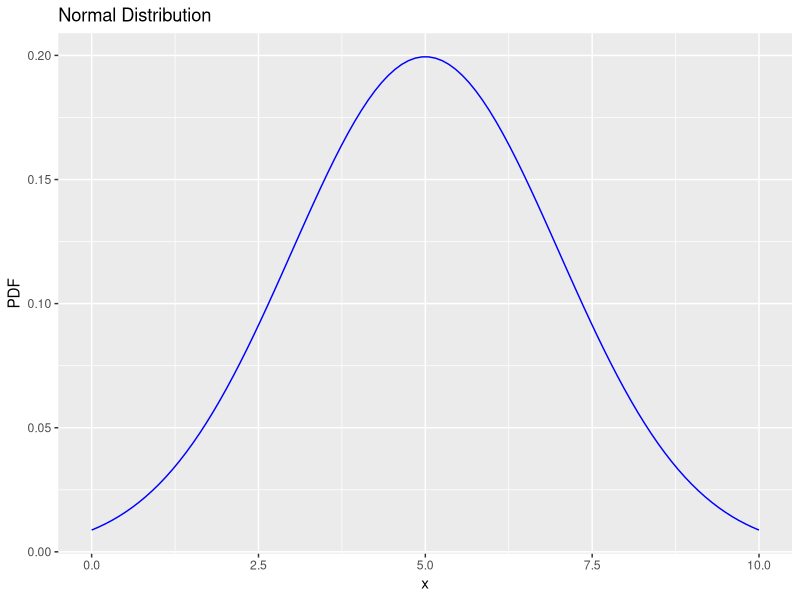
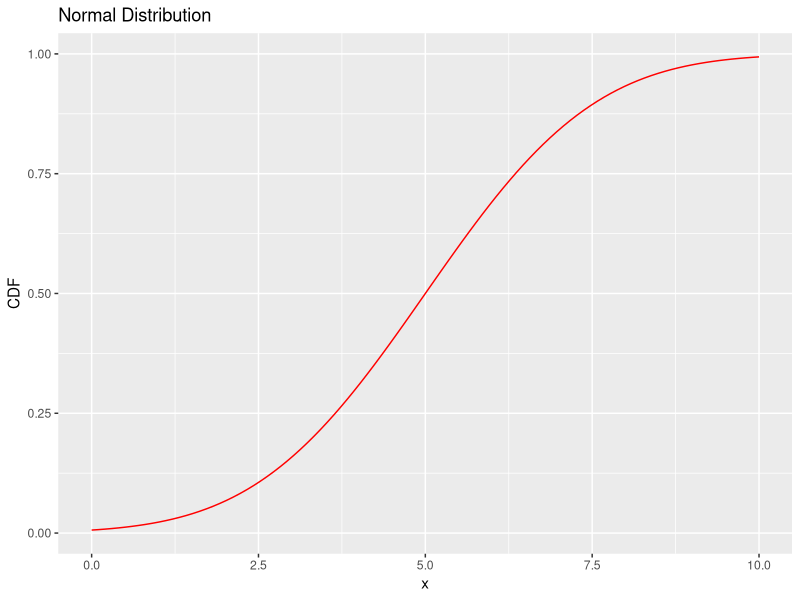
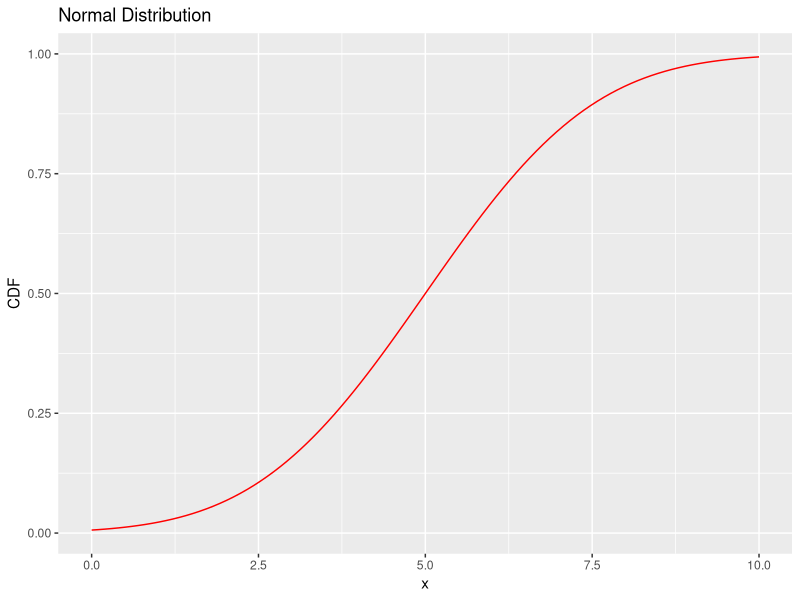
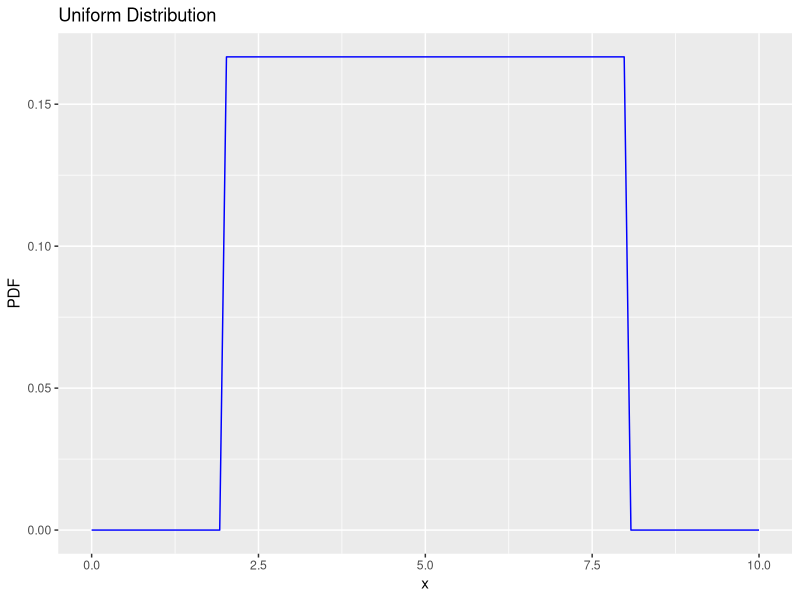
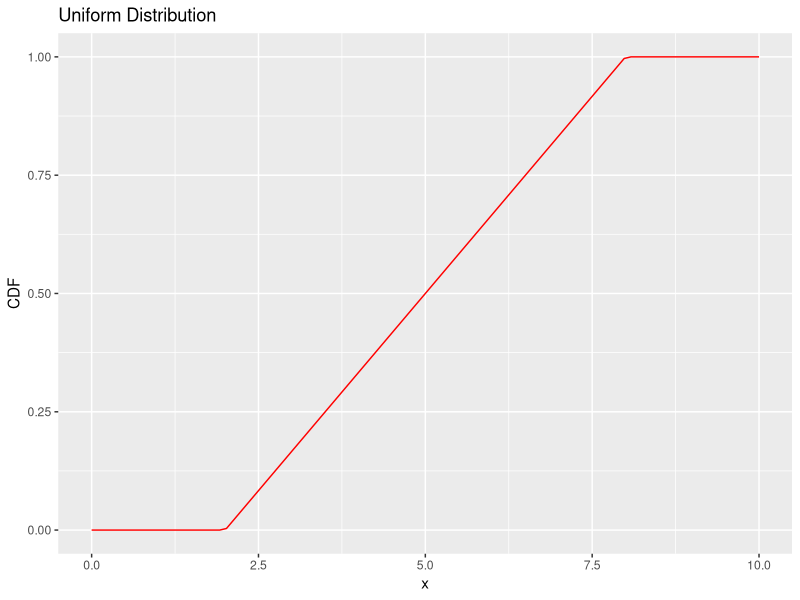
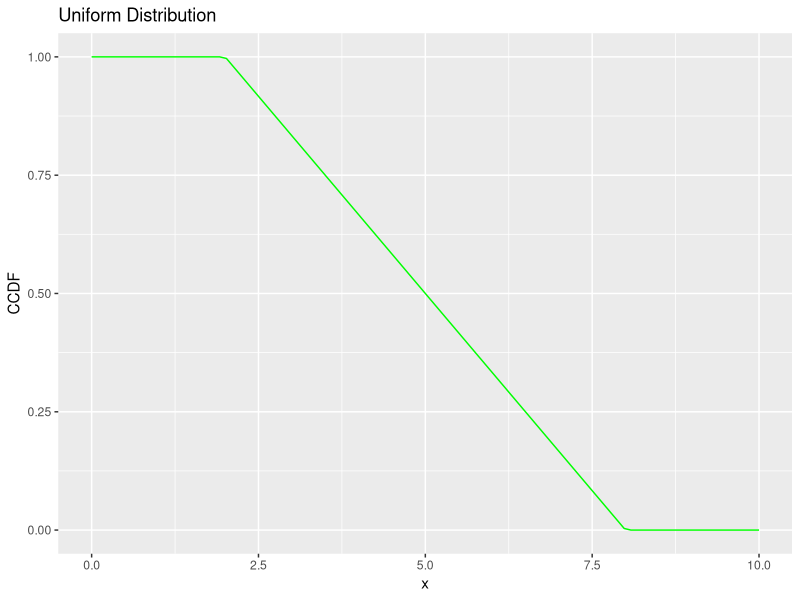
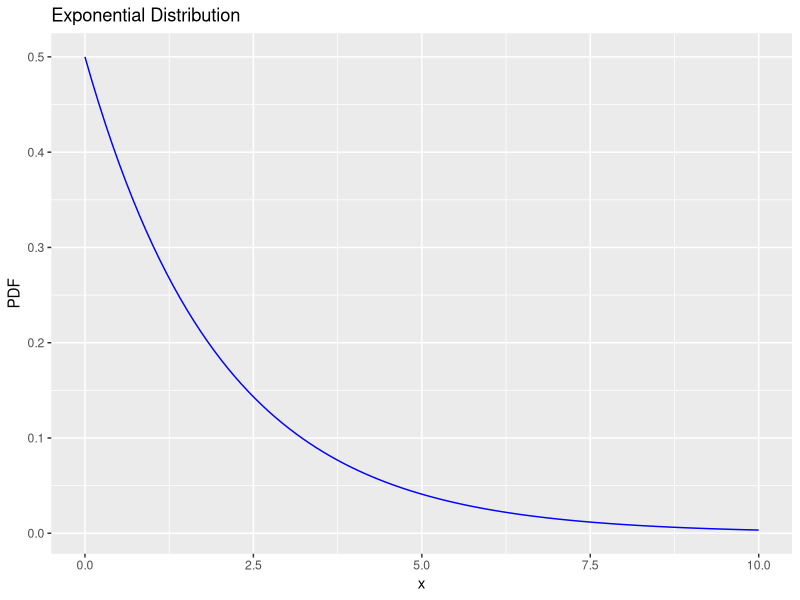
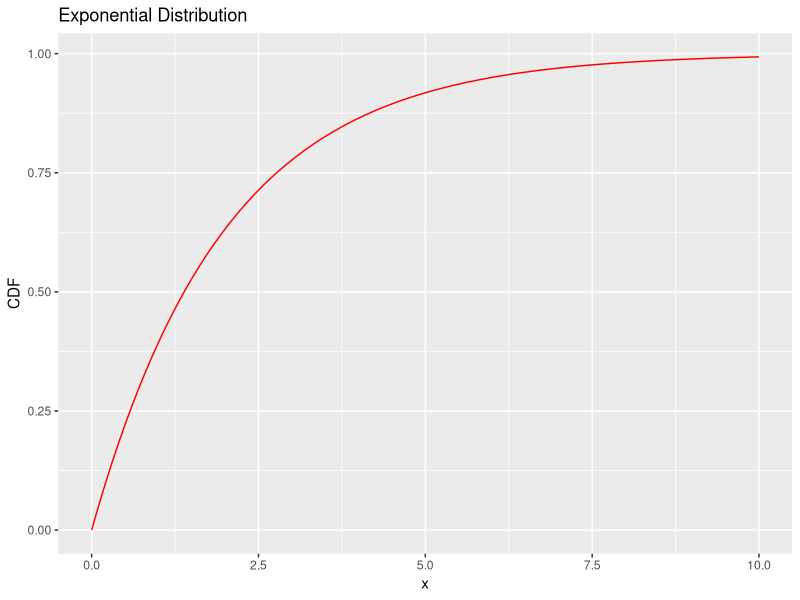

Generate these figures, in order, with R:

# Load required libraries
library(ggplot2)  # For creating visualizations

# Generate a sequence of values
x <- seq(0, 10, length.out = 100)



######### NORMAL DISTRIBUTION ###########

normal_pdf <- dnorm(x, mean = 5, sd = 2)
#plots probability density function
ggplot(data.frame(x = x, y = normal_pdf), aes(x = x, y = y)) +
  geom_line(color = "blue") +
  labs(title = "Normal Distribution", x = "x", y = "PDF")


normal_cdf <- pnorm(x, mean = 5, sd = 2)
#probability X <= x, the cumulative density function CDF
ggplot(data.frame(x = x, y = normal_cdf), aes(x = x, y = y)) +
  geom_line(color = "red") +
  labs(title = "Normal Distribution", x = "x", y = "CDF")

normal_ccdf <- 1 - normal_cdf
#probability X >= x, the complementary cumulative density function CCDF
ggplot(data.frame(x = x, y = normal_cdf), aes(x = x, y = y)) +
  geom_line(color = "red") +
  labs(title = "Normal Distribution", x = "x", y = "CDF")




######### UNIFORM DISTRIBUTION ###########

# Uniform Distribution (ie P = 1/(b-a))
uniform_pdf <- dunif(x, min = 2, max = 8)
ggplot(data.frame(x = x, y = uniform_pdf), aes(x = x, y = y)) +
  geom_line(color = "blue") +
  labs(title = "Uniform Distribution", x = "x", y = "PDF")

#CDF and CCDF of uniform
uniform_cdf <- punif(x, min = 2, max = 8)
ggplot(data.frame(x = x, y = uniform_cdf), aes(x = x, y = y)) +
  geom_line(color = "red") +
  labs(title = "Uniform Distribution", x = "x", y = "CDF")

uniform_ccdf <- 1 - uniform_cdf
ggplot(data.frame(x = x, y = uniform_ccdf), aes(x = x, y = y)) +
  geom_line(color = "green") +
  labs(title = "Uniform Distribution", x = "x", y = "CCDF")



######### EXPONENTIAL DISTRIBUTION ###########
exponential_pdf <- dexp(x, rate = 0.5)

#PDF
ggplot(data.frame(x = x, y = exponential_pdf), aes(x = x, y = y)) +
  geom_line (color = "blue") +
  labs(title = "Exponential Distribution", x = "x", y = "PDF")

#CDF
exponential_cdf <- pexp(x, rate = 0.5)
ggplot(data.frame(x = x, y = exponential_cdf), aes(x = x, y = y)) +
  geom_line(color = "red") +
  labs(title = "Exponential Distribution", x = "x", y = "CDF")

#CCDF
exponential_ccdf <- 1 - exponential_cdf
ggplot(data.frame(x = x, y = exponential_ccdf), aes(x = x, y = y)) +
  geom_line(color = "green") +
  labs(title = "Exponential Distribution", x = "x", y = "CCDF")



######### CHI-SQUARED DISTRIBUTION ###########
# The CCDF (Complementary Cumulative Distribution Function) of the Exponential Distribution gives the probability that a value from the distribution is greater than a given value.

# Chi-Squared Distribution
df <- 4  # Degrees of freedom
chi_squared_pdf <- dchisq(x, df = df)
ggplot(data.frame(x = x, y = chi_squared_pdf), aes(x = x, y = y)) +
  geom_line(color = "blue") +
  labs(title = "Chi-Squared Distribution (df = 4)", x = "x", y = "PDF")

#CDF
chi_squared_cdf <- pchisq(x, df = df)
ggplot(data.frame(x = x, y = chi_squared_cdf), aes(x = x, y = y)) +
  geom_line(color = "red") +
  labs(title = "Chi-Squared Distribution (df = 4)", x = "x", y = "CDF")

#CCDF
chi_squared_ccdf <- 1 - chi_squared_cdf
ggplot(data.frame(x = x, y = chi_squared_ccdf), aes(x = x, y = y)) +
  geom_line(color = "green") +
  labs(title = "Chi-Squared Distribution (df = 4)", x = "x", y = "CCDF")



######### STUDENTS T-DISTRIBUTION ###########
# The CCDF of the Chi-Squared Distribution gives the probability that a value from the distribution is greater than a given value.

# Student's t-Distribution
df <- 6  # Degrees of freedom

#pdf
t_pdf <- dt(x, df = df)
ggplot(data.frame(x = x, y = t_pdf), aes(x = x, y = y)) +
  geom_line(color = "blue") +
  labs(title = "Student's t-Distribution (df = 6)", x = "x", y = "PDF")

#CDF
t_cdf <- pt(x, df = df)
ggplot(data.frame(x = x, y = t_cdf), aes(x = x, y = y)) +
  geom_line(color = "red") +
  labs(title = "Student's t-Distribution (df = 6)", x = "x", y = "CDF")

#CCDF
t_ccdf <- 1 - t_cdf#
ggplot(data.frame(x = x, y = t_ccdf), aes(x = x, y = y)) +
  geom_line(color = "green") +
  labs(title = "Student's t-Distribution (df = 6)", x = "x", y = "CCDF")



##########EXERCISE 1
# 
# - **Objective**: Examine the distribution of Sepal Length in the iris dataset.
# - **Task**: Assuming Sepal Length follows a normal distribution, plot its PDF 
#using the actual mean and standard deviation of Sepal Length in the iris dataset. 
#Overlay the actual histogram of Sepal Length to compare the empirical distribution 
#with the theoretical normal distribution. Discuss any deviations observed.
library(ggplot2)
library(datasets)

# Calculate mean and standard deviation of Sepal.Length
mean_sepal_length <- mean(iris$Sepal.Length)
sd_sepal_length <- sd(iris$Sepal.Length)

# Generate a sequence of values
x <- seq(4, 8, length.out = 100)
sepal_length_normal_pdf <- dnorm(x, mean = mean_sepal_length, sd = sd_sepal_length)

# Create a dataframe for the normal distribution curve
df_normal <- data.frame(x = x, y = sepal_length_normal_pdf)

#Do a ks test to check how well the data fits to a standard
ks_result_norm <- ks.test(iris$Sepal.Length, "pnorm", mean = mean(iris$Sepal.Length),
                     sd = sd(iris$Sepal.Length))

df = 5
chi_squared_cdf <- dchisq(x, df=df)
ggplot(data.frame(x = x, y = chi_squared_cdf), aes(x = x, y = y)) +
  geom_line(color = "red") +
  labs(title = "Chi-Squared Distribution (df = 4)", x = "x", y = "CDF")
ks_result_chisq <- ks.test(iris$Sepal.Length, "pchisq", df = 4)

# Plot histogram and normal distribution
ggplot() +
  geom_histogram(data = iris, aes(x = Sepal.Length, y = ..density..), bins = 10, fill = "lightblue", color = "black") +
  geom_line(data = df_normal, aes(x = x, y = y), color = "blue") +
  labs(title = "Sepal Length Distribution and Normal Distribution", x = "Sepal Length", y = "Density") +
  theme_minimal()

#Note that the first half of the data is quite skewed in comparison
#to the PDF



##########EXERCISE 2
library(ggplot2)
library(datasets)

# Generate a sequence of values
x <- seq(2, 4.4, length.out = 50)
sepal_width_uniform_pdf <- dunif(x, min = 2, max = 4.4)

# Create a dataframe for the normal distribution curve
df_uniform <- data.frame(x = x, y = sepal_width_uniform_pdf)

# Plot histogram and normal distribution
ggplot() +
  geom_histogram(data = iris, aes(x = Sepal.Width, y = ..density..), bins = 10, fill = "lightblue", color = "black") +
  geom_line(data = df_uniform, aes(x = x, y = y), color = "blue") +
  labs(title = "Sepal Length Distribution and Normal Distribution", x = "Sepal Width", y = "Density") +
  theme_minimal()

#Note that the first half of the data is quite skewed in comparison
#to the PDF


##########EXERCISE 3
#   ### Exercise 3: Exponential Distribution and Flower Characteristics
#   
#   - **Objective**: Explore an exponential distribution fitting for time-related flower data.
# - **Task**: Imagine a scenario where the time between the flowering of one iris
#and the next follows an exponential distribution. Choose either the Sepal Length
#or Petal Length as a proxy for flowering time. Estimate the rate parameter 
#(\(\lambda\)) as the inverse of the mean of your chosen variable. Plot the PDF 
#and discuss the implications if flowering times indeed followed this distribution.
x = iris$Sepal.Length
x = sort(x)
mean_x = mean(x)
lambda = 1/mean_x
exponential_pdf <- dexp(x, rate = lambda)
df_uniform <- data.frame(x = x, y = exponential_pdf)
ggplot() +
  geom_histogram(data = iris, aes(x = Sepal.Length, y = ..density..), bins = 10, fill = "lightblue", color = "black") +
  geom_line(data = df_uniform, aes(x = x, y = exponential_pdf), color = "blue") +
  labs(title = "Sepal Length Distribution and Normal Distribution", x = "Sepal Width", y = "Density") +
  theme_minimal()
